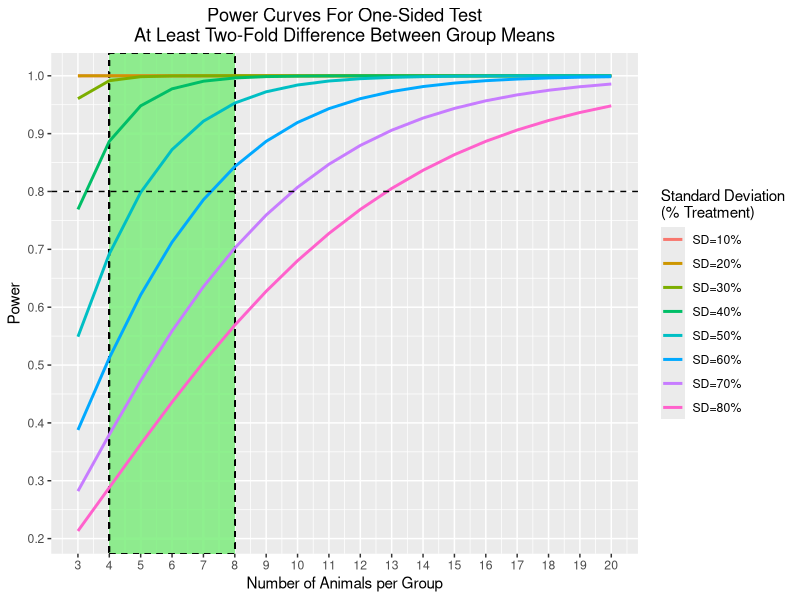
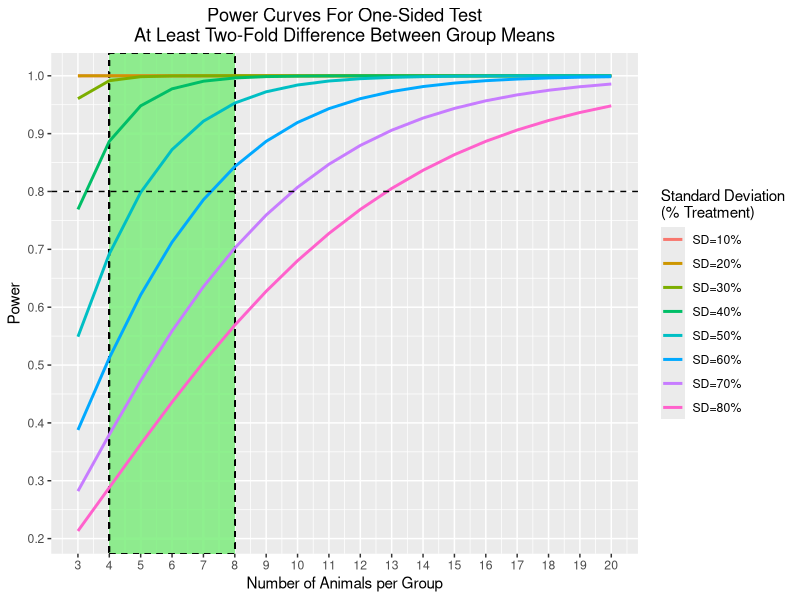

Source code (R) for these figures, in order:
# |-----------------------------------------------------------------------------------|
# | Project:  Kidney RO1                                                              |
# | Script:   Sample size and power calculations                                      |
# | Author:   Davit Sargsyan                                                          |
# | Created:  08/23/2017                                                              |
# |-----------------------------------------------------------------------------------|
# sink(file = "tmp/log_kidney_ro1_power_v2.R")
date()

require(data.table)
require(pwr)
require(bit64)
require(ggplot2)

# Power Curves----
# Standard deviations (% mean)
std <- seq(10, 80, by = 10)
std

# Mean differences (%): 2-fold change
delta <- 100

# Effect size
h <- delta/std
names(h) <- paste("SD=", 
                     std,
                     "%",
                     sep = "")
h

# Number of animals
n <- seq(3, 20, by = 1)
n

# Aplha = 0.05
# 5 pairwise comparisons: ctrl- vs. ctrl+, each of 4 arms vs. ctrl+
res <- list()
for(i in 1:length(h)) {
    res[[i]] <- pwr.2p.test(h = h[i],
                            n = n,
                            sig.level = 0.05/5,
                            alternative = "g")$power
}

dt1 <- data.table(std = rep(names(h),
                            each = length(res[[1]])),
                  n = rep(n, 
                          length(res)),
                  power = do.call("c",
                          res))
dt1$std <- factor(dt1$std,
                  levels = unique(dt1$std))
dt1

p1 <- ggplot(dt1) +
  geom_rect(xmin = 4,
            xmax = 8,
            ymin = -Inf,
            ymax = Inf,
            fill = "light green",
            alpha = 0.1,
            color = "black",
            linetype = "dashed") +
  geom_line(aes(x = n,
                y = power,
                group = std,
                colour = std),
            size = 1) + 
  geom_hline(yintercept = 0.8,
             linetype = "dashed") +
  scale_x_continuous("Number of Animals per Group",
                     breaks = 3:20) + 
  scale_y_continuous("Power",
                     breaks = seq(0, 
                                  1, 
                                  by = 0.1)) + 
  ggtitle("Power Curves For One-Sided Test\nAt Least Two-Fold Difference Between Group Means") +
  guides(colour = guide_legend(title = "Standard Deviation\n(% Treatment)")) +
  theme(plot.title = element_text(hjust = 0.5))
p1

tiff(filename = "tmp/power_curves_kidney_ro1.tiff",
     height = 5,
     width = 6,
     units = 'in',
     res = 300,
     compression = "lzw+p")
print(p1)
graphics.off()

# sessionInfo()
# sink()
